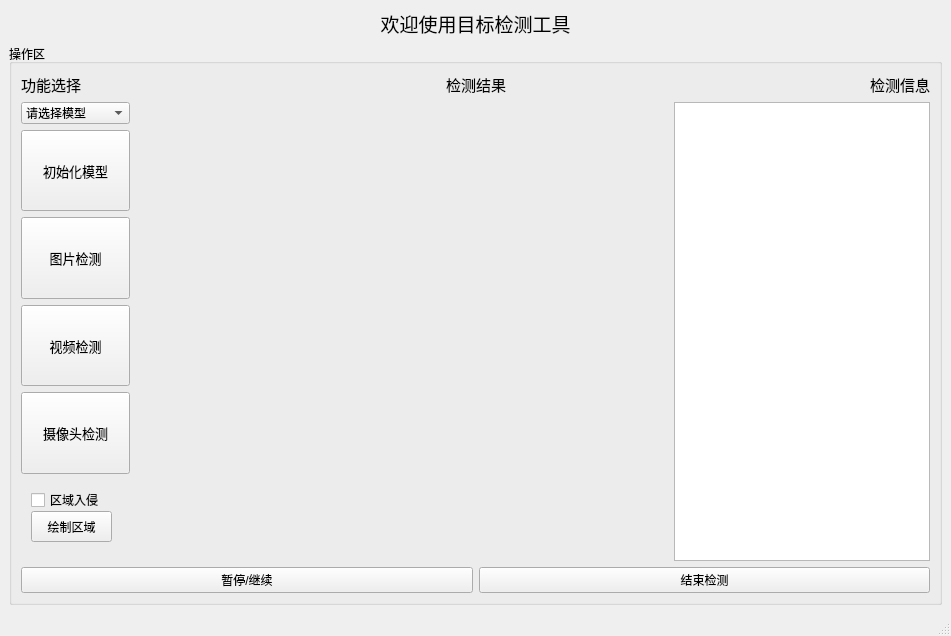
<?xml version="1.0" encoding="UTF-8"?>
<ui version="4.0">
 <class>MainWindow</class>
 <widget class="QMainWindow" name="MainWindow">
  <property name="geometry">
   <rect>
    <x>0</x>
    <y>0</y>
    <width>951</width>
    <height>636</height>
   </rect>
  </property>
  <property name="windowTitle">
   <string>目标检测工具</string>
  </property>
  <property name="windowIcon">
   <iconset>
    <normaloff>../../ui_img/icon.jpg</normaloff>../../ui_img/icon.jpg</iconset>
  </property>
  <widget class="QWidget" name="centralwidget">
   <property name="enabled">
    <bool>true</bool>
   </property>
   <property name="sizePolicy">
    <sizepolicy hsizetype="Preferred" vsizetype="Fixed">
     <horstretch>0</horstretch>
     <verstretch>0</verstretch>
    </sizepolicy>
   </property>
   <layout class="QVBoxLayout" name="verticalLayout_4" stretch="0,0">
    <item>
     <widget class="QLabel" name="label_5">
      <property name="font">
       <font>
        <family>Adobe Devanagari</family>
        <pointsize>14</pointsize>
       </font>
      </property>
      <property name="text">
       <string>欢迎使用目标检测工具</string>
      </property>
      <property name="alignment">
       <set>Qt::AlignCenter</set>
      </property>
     </widget>
    </item>
    <item>
     <widget class="QGroupBox" name="groupBox_2">
      <property name="title">
       <string>操作区</string>
      </property>
      <layout class="QVBoxLayout" name="verticalLayout_2">
       <item>
        <layout class="QHBoxLayout" name="horizontalLayout_4" stretch="1,4,1">
         <item>
          <widget class="QLabel" name="label_2">
           <property name="sizePolicy">
            <sizepolicy hsizetype="Minimum" vsizetype="Fixed">
             <horstretch>0</horstretch>
             <verstretch>0</verstretch>
            </sizepolicy>
           </property>
           <property name="maximumSize">
            <size>
             <width>1677215</width>
             <height>16777215</height>
            </size>
           </property>
           <property name="font">
            <font>
             <family>Adobe Devanagari</family>
             <pointsize>11</pointsize>
            </font>
           </property>
           <property name="text">
            <string>功能选择</string>
           </property>
           <property name="alignment">
            <set>Qt::AlignLeading|Qt::AlignLeft|Qt::AlignVCenter</set>
           </property>
          </widget>
         </item>
         <item>
          <widget class="QLabel" name="label_3">
           <property name="sizePolicy">
            <sizepolicy hsizetype="Minimum" vsizetype="Fixed">
             <horstretch>0</horstretch>
             <verstretch>0</verstretch>
            </sizepolicy>
           </property>
           <property name="maximumSize">
            <size>
             <width>1677215</width>
             <height>16777215</height>
            </size>
           </property>
           <property name="font">
            <font>
             <family>Adobe Devanagari</family>
             <pointsize>11</pointsize>
            </font>
           </property>
           <property name="text">
            <string>检测结果</string>
           </property>
           <property name="alignment">
            <set>Qt::AlignCenter</set>
           </property>
          </widget>
         </item>
         <item>
          <widget class="QLabel" name="label_4">
           <property name="sizePolicy">
            <sizepolicy hsizetype="Minimum" vsizetype="Fixed">
             <horstretch>0</horstretch>
             <verstretch>0</verstretch>
            </sizepolicy>
           </property>
           <property name="maximumSize">
            <size>
             <width>1677215</width>
             <height>16777215</height>
            </size>
           </property>
           <property name="font">
            <font>
             <family>Adobe Devanagari</family>
             <pointsize>11</pointsize>
            </font>
           </property>
           <property name="text">
            <string>检测信息</string>
           </property>
           <property name="alignment">
            <set>Qt::AlignRight|Qt::AlignTrailing|Qt::AlignVCenter</set>
           </property>
          </widget>
         </item>
        </layout>
       </item>
       <item>
        <layout class="QHBoxLayout" name="horizontalLayout_3" stretch="1,11">
         <item>
          <layout class="QVBoxLayout" name="verticalLayout">
           <item>
            <widget class="QComboBox" name="comboBox">
             <item>
              <property name="text">
               <string>请选择模型</string>
              </property>
             </item>
             <item>
              <property name="text">
               <string>yolov5s</string>
              </property>
             </item>
             <item>
              <property name="text">
               <string>yolov5m</string>
              </property>
             </item>
             <item>
              <property name="text">
               <string>yolov5x</string>
              </property>
             </item>
             <item>
              <property name="text">
               <string>yolo+deepsort</string>
              </property>
             </item>
            </widget>
           </item>
           <item>
            <widget class="QPushButton" name="pushButton_init">
             <property name="sizePolicy">
              <sizepolicy hsizetype="Minimum" vsizetype="Preferred">
               <horstretch>0</horstretch>
               <verstretch>0</verstretch>
              </sizepolicy>
             </property>
             <property name="font">
              <font>
               <family>Adobe Devanagari</family>
               <pointsize>10</pointsize>
              </font>
             </property>
             <property name="text">
              <string>初始化模型</string>
             </property>
            </widget>
           </item>
           <item>
            <widget class="QPushButton" name="pushButton_img">
             <property name="sizePolicy">
              <sizepolicy hsizetype="Minimum" vsizetype="Preferred">
               <horstretch>0</horstretch>
               <verstretch>0</verstretch>
              </sizepolicy>
             </property>
             <property name="font">
              <font>
               <family>Adobe Devanagari</family>
               <pointsize>10</pointsize>
              </font>
             </property>
             <property name="text">
              <string>图片检测</string>
             </property>
            </widget>
           </item>
           <item>
            <widget class="QPushButton" name="pushButton_video">
             <property name="sizePolicy">
              <sizepolicy hsizetype="Minimum" vsizetype="Preferred">
               <horstretch>0</horstretch>
               <verstretch>0</verstretch>
              </sizepolicy>
             </property>
             <property name="font">
              <font>
               <family>Adobe Devanagari</family>
               <pointsize>10</pointsize>
              </font>
             </property>
             <property name="text">
              <string>视频检测</string>
             </property>
            </widget>
           </item>
           <item>
            <widget class="QPushButton" name="pushButton_camer">
             <property name="sizePolicy">
              <sizepolicy hsizetype="Minimum" vsizetype="Preferred">
               <horstretch>0</horstretch>
               <verstretch>0</verstretch>
              </sizepolicy>
             </property>
             <property name="font">
              <font>
               <family>Adobe Devanagari</family>
               <pointsize>10</pointsize>
              </font>
             </property>
             <property name="text">
              <string>摄像头检测</string>
             </property>
            </widget>
           </item>
           <item>
            <widget class="QWidget" name="widget" native="true">
             <widget class="QCheckBox" name="checkBox">
              <property name="geometry">
               <rect>
                <x>10</x>
                <y>10</y>
                <width>87</width>
                <height>20</height>
               </rect>
              </property>
              <property name="text">
               <string>区域入侵</string>
              </property>
             </widget>
             <widget class="QPushButton" name="pushButton">
              <property name="geometry">
               <rect>
                <x>10</x>
                <y>31</y>
                <width>81</width>
                <height>31</height>
               </rect>
              </property>
              <property name="text">
               <string>绘制区域</string>
              </property>
             </widget>
            </widget>
           </item>
          </layout>
         </item>
         <item>
          <layout class="QHBoxLayout" name="horizontalLayout_2" stretch="5,0">
           <item>
            <widget class="QLabel" name="label">
             <property name="text">
              <string/>
             </property>
            </widget>
           </item>
           <item>
            <widget class="QTextBrowser" name="textBrowser"/>
           </item>
          </layout>
         </item>
        </layout>
       </item>
       <item>
        <layout class="QHBoxLayout" name="horizontalLayout">
         <item>
          <widget class="QPushButton" name="pushButton_stop">
           <property name="text">
            <string>暂停/继续</string>
           </property>
          </widget>
         </item>
         <item>
          <widget class="QPushButton" name="pushButton_finish">
           <property name="text">
            <string>结束检测</string>
           </property>
          </widget>
         </item>
        </layout>
       </item>
      </layout>
     </widget>
    </item>
   </layout>
  </widget>
  <widget class="QStatusBar" name="statusbar"/>
 </widget>
 <resources/>
 <connections/>
</ui>
